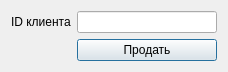
<?xml version="1.0" encoding="UTF-8"?>
<ui version="4.0">
 <class>SellTicketPage</class>
 <widget class="QDialog" name="SellTicketPage">
  <property name="geometry">
   <rect>
    <x>0</x>
    <y>0</y>
    <width>228</width>
    <height>72</height>
   </rect>
  </property>
  <property name="minimumSize">
   <size>
    <width>228</width>
    <height>72</height>
   </size>
  </property>
  <property name="maximumSize">
   <size>
    <width>228</width>
    <height>72</height>
   </size>
  </property>
  <property name="windowTitle">
   <string>Dialog</string>
  </property>
  <layout class="QGridLayout" name="gridLayout">
   <item row="1" column="1">
    <widget class="QPushButton" name="sellButton">
     <property name="text">
      <string>Продать</string>
     </property>
    </widget>
   </item>
   <item row="0" column="1">
    <widget class="QLineEdit" name="clientEdit"/>
   </item>
   <item row="0" column="0">
    <widget class="QLabel" name="clientLabel">
     <property name="text">
      <string>ID клиента</string>
     </property>
    </widget>
   </item>
  </layout>
 </widget>
 <resources/>
 <connections/>
</ui>
